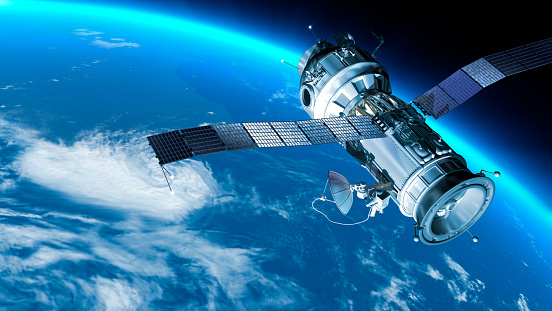
#> input picture src/component/img/Python_project (1)/A_project/satellite.jpg, 552 x 311 px
$ python Project.py   (older library calls are emulated)
#> lines starting #> are read from the running program, lines starting #| are printed output that depends on the picture
import cv2
import pywt
import math
import numpy as np
import pandas as pd

# 3DWT -( Discrete wavelet transform for Cover Image)

img = cv2.imread('satellite.jpg')
#> img is the input picture: shape (311, 552, 3); mean B, G, R 161.2, 115.6, 36.7
img = cv2.resize(img, dsize=(512, 512))
#> img: shape (512, 512, 3)
Img = cv2.cvtColor(img, cv2.COLOR_BGR2RGB)

cv2.imwrite("3DWT_Satellite.jpg", Img)

[LL1, (HL1, LH1, HH1)] = pywt.dwt2(Img, 'db2')
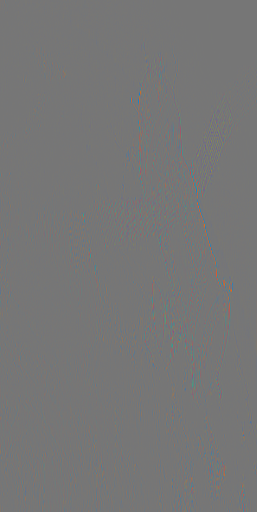
#> HH1: shape (512, 257, 3) float64; mean R, G, B 0, 0, 0; drawn with min black and max white
[LL2, (HL2, LH2, HH2)] = pywt.dwt2(LL1, 'db2')
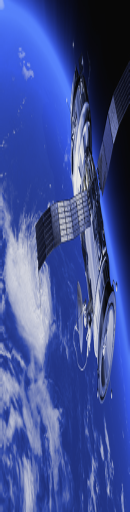
#> LL2: shape (512, 130, 3) float64; mean R, G, B 260.4, 337.9, 654.7; drawn with min black and max white
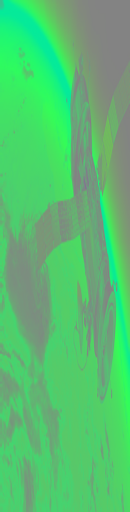
#> LH2: shape (512, 130, 3) float64; mean R, G, B -61.2, 86.7, -25.5; drawn with min black and max white
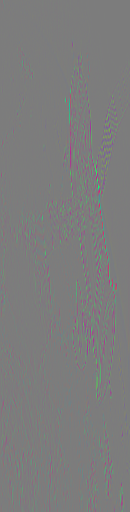
#> HH2: shape (512, 130, 3) float64; mean R, G, B 0, 0, 0; drawn with min black and max white
[LL3, (HL3, LH3, HH3)] = pywt.dwt2(LL2, 'db2')
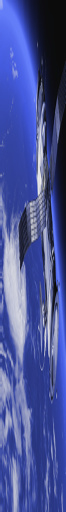
#> LL3: shape (512, 66, 3) float64; mean R, G, B 560.7, 666.9, 1284.6; drawn with min black and max white
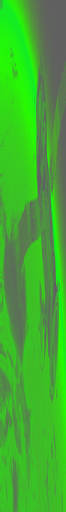
#> LH3: shape (512, 66, 3) float64; mean R, G, B -67.4, 173.1, -105.8; drawn with min black and max white
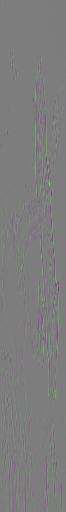
#> HH3: shape (512, 66, 3) float64; mean R, G, B 0, 0, 0; drawn with min black and max white

# Watermark logo (Hilbert Curve)

import turtle


#> (the run stopped early here; a loop or call above may not have finished)
